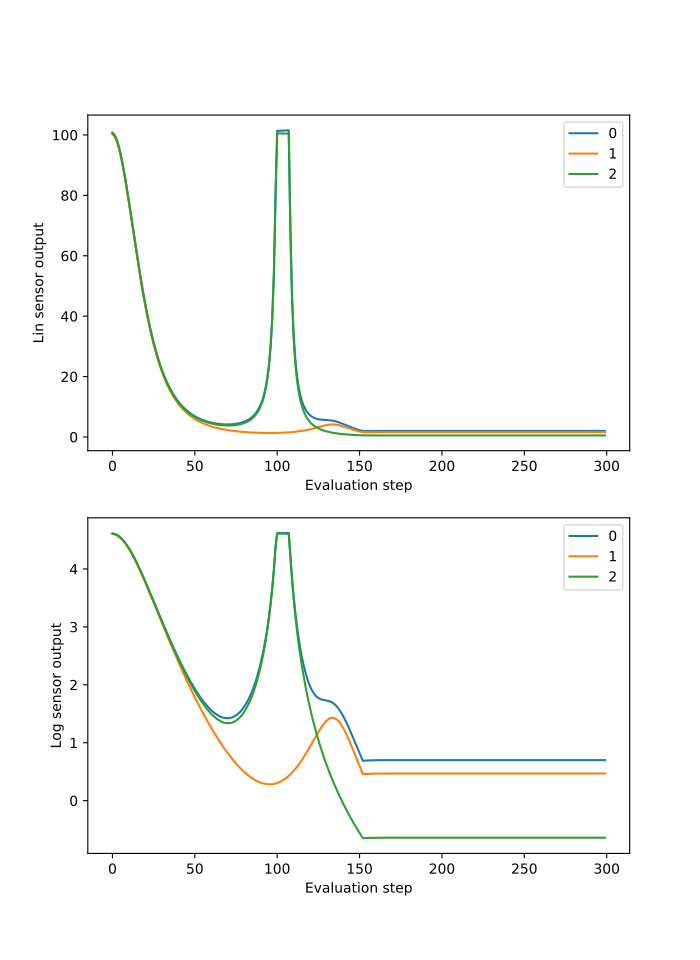

Generate this figure with Python:
#!/usr/bin/env python3

import math
import numpy as np
import math
import pyrosim

EPS = 0.0
#np.random.seed(0)

debug = False
play_blind = True

sen_types = [0,1,2]

def get_light_sensor_time_series(sensitivityType, logarithmic):
    seconds = 15.0
    dt = 0.05
    eval_time = int(seconds/dt)
    gravity = -0.1

    sim = pyrosim.Simulator(eval_time=eval_time, debug=debug,
                               play_paused=False,
                               gravity=gravity,
                               play_blind=play_blind,
                               use_textures=True,
                               capture=False,
                               dt=dt,
                               xyz=[3, -4, 4])

    sphere = sim.send_sphere(x=0, y=0, z=3, radius=0.1, mass=1., r=1, g=0, b=0)

    light_sensor = sim.send_light_sensor(body_id=sphere, kind_of_light=sensitivityType, logarithmic=logarithmic)

    box0 = sim.send_box(x=0, y=0, z=3.25, length=0.2, width=0.2, height=0.2, r=0, g=0, b=0)
    sim.send_fixed_joint(-1, box0)
    light_source0 = sim.send_light_source(box0, x=0, y=0, z=-0.15, kind_of_light=0)

    box1 = sim.send_box(x=-1., y=0, z=0.75, length=0.3, width=0.3, height=1.5, r=0, g=1, b=0)
    light_source1 = sim.send_light_source(box1, x=0.5, y=0, z=0, kind_of_light=1)

    box2 = sim.send_box(x=-1., y=0, z=1.65+EPS, length=0.3, width=0.3, height=0.3, r=1, g=0, b=0)
    light_source1 = sim.send_light_source(box2, x=1, y=0, z=0, kind_of_light=2)

    sim.create_collision_matrix('all')

    sim.start()

    sim.wait_to_finish()

    return sim.get_sensor_data(light_sensor)

def draw_ts(tsdata):
    import matplotlib.pyplot as plt
    fig, (ax0, ax1) = plt.subplots(nrows=2, figsize=(7, 9.6))
    for sen in sen_types:
        ts = tsdata[False][sen]
        ax0.plot(range(len(ts)), ts, label=str(sen))
        ax0.legend()
        ax0.set_ylabel('Lin sensor output')
        ax0.set_xlabel('Evaluation step')
    for sen in sen_types:
        ts = tsdata[True][sen]
        ax1.plot(range(len(ts)), ts, label=str(sen))
        ax1.legend()
        ax1.set_ylabel('Log sensor output')
        ax1.set_xlabel('Evaluation step')
    plt.show()

if __name__ == "__main__":

    lsdata = {}
    for log in [True, False]:
        lsdata[log] = {}
        for sen in sen_types:
            lsdata[log][sen] = get_light_sensor_time_series(sen, log)

    draw_ts(lsdata)
